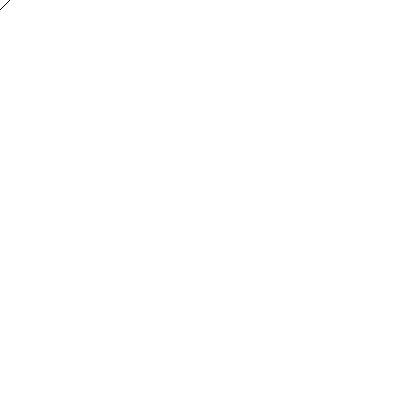
Frame 1 (no input)
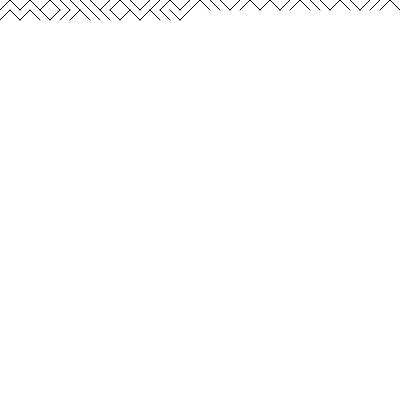
Frame 60 (no input)
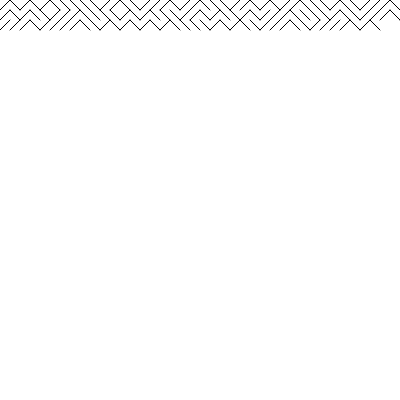
Frame 120 (the mouse pressed at the canvas centre since frame 60)

The p5.js sketch that drew these frames (run headless with seeded random() and noise() and a simulated clock; from frame 60 on, the mouse is pressed at the canvas centre):

// p5.js sketch
// ── sketch.js
let x = 0;
let y = 0;
let gap = 10;

function setup(){
  createCanvas(400, 400);
  background(255);
}

function draw(){
  if(random(1) < 0.5){
    line(x, y, x + gap, y + gap);
  }
  else{
    line(x, y + gap, x + gap, y);
  }
  x = x + 10;
  if(x > width){
    x = 0;
    y = y + gap;       
  } 
}
